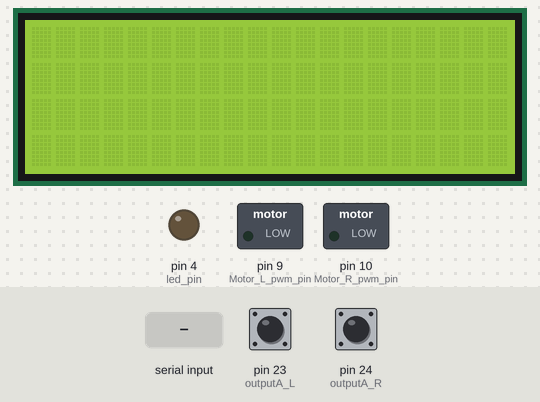
The sketch below on a simulated Arduino Mega 2560, built with avr-gcc and run on an emulated ATmega2560. On the bench: 20×4 character LCD, switched loads named in the sketch (green lamp = pin HIGH), output pins drawn as LEDs (lit = HIGH). The test bench sets the inputs (shaded band); at power-on: pin 23 (outputA_L) HIGH, pin 24 (outputA_R) HIGH. What the sketch prints to the serial monitor is not drawn.

Above: at 1.2 s.
1.3 s: "MOVE:1\n" received over Serial
At 2.5 s:
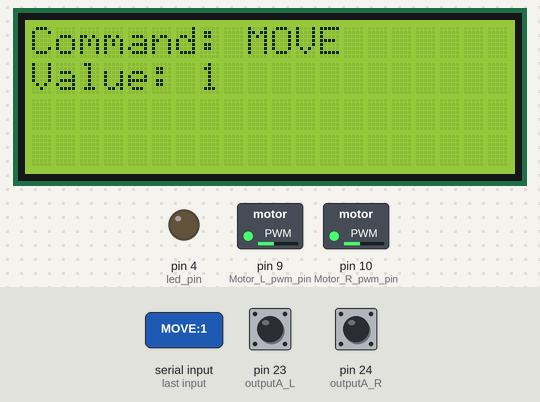
2.8 s: "LED:1\n" received over Serial
At 3.7 s:
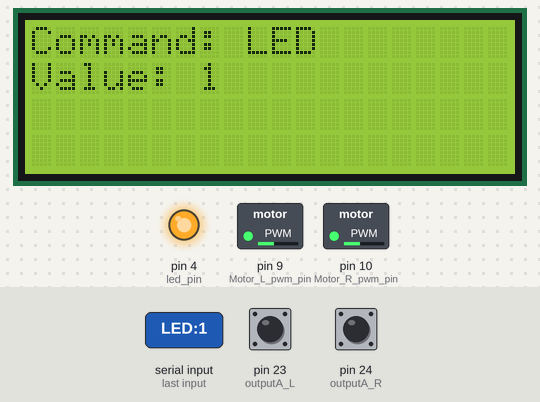
4.3 s: "TURN\n" received over Serial
At 4.8 s:
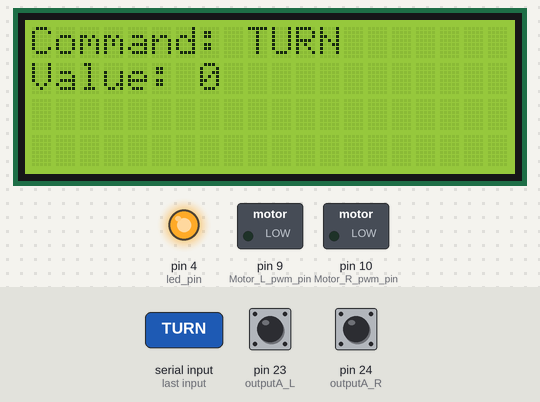
5.8 s: "SPEED:1\n" received over Serial
At 7.0 s:
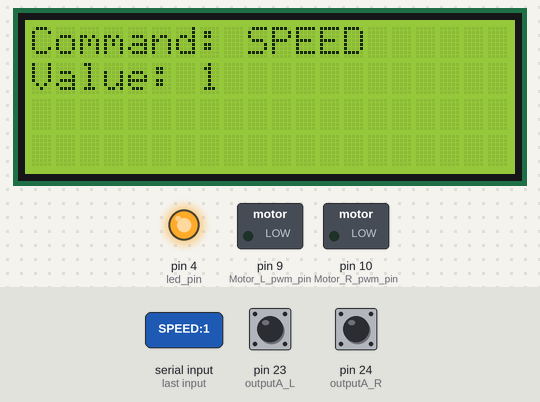
7.3 s: ":\n" received over Serial
At 8.1 s:
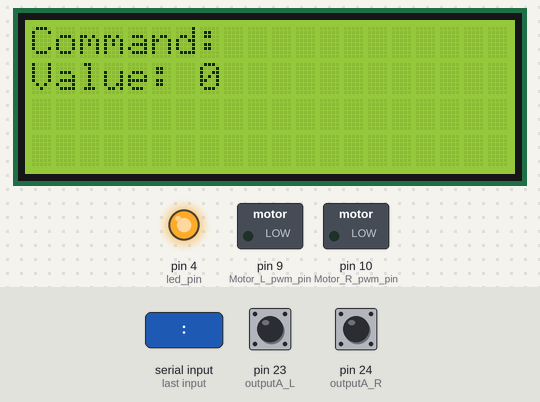
8.8 s: "MOVE:150\n" received over Serial
At 9.6 s:
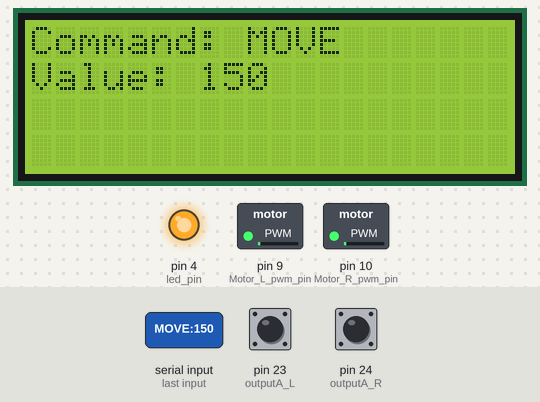
Timing chart, 0 to 11.3 s (numbered marks = the images above; inputs shaded):
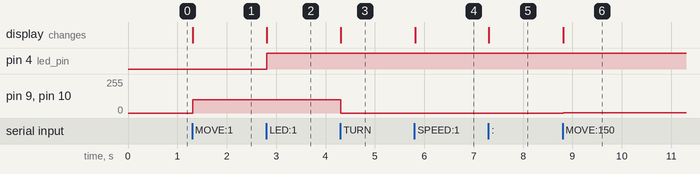

Measured:
- after the input at 1.3 s, pin 9 (Motor_L_pwm_pin), pin 10 (Motor_R_pwm_pin): 0/255 → 100/255 at once; the display: changes at once (image 1)
- after the input at 2.8 s, pin 4 (led_pin): LOW → HIGH at once; the display: changes at once (image 2)
- after the input at 4.3 s, pin 9 (Motor_L_pwm_pin), pin 10 (Motor_R_pwm_pin): 100/255 → 0/255 at once; the display: changes at once (image 3)
- after the input at 5.8 s, the display: changes at once (image 4)
- after the input at 7.3 s, the display: changes at once (image 5)
- after the input at 8.8 s, pin 9 (Motor_L_pwm_pin), pin 10 (Motor_R_pwm_pin): 0/255 → 1/255 at once; the display: changes at once (image 6)

The sketch:

week8ex1_SPEED_3_.ino
```cpp
/*
    LED:ON/OFF
    MOVE:(-50~0)return/(0~50)forward      //distance unit:cm
    TURN:(-180~0)left/(0~180)right        //angular unit:degree
    SPEED:(0-255)
*/
//===============Including and Initializing the LCD library=========================================
#include <LiquidCrystal.h>
const int rs = 37, en = 36, d4 = 35, d5 = 34, d6 = 33, d7 = 32;
LiquidCrystal lcd(rs, en, d4, d5, d6, d7);

//===============Defined constants========================================
#define Motor_L_dir_pin 7
#define Motor_R_dir_pin 8
#define Motor_L_pwm_pin 9
#define Motor_R_pwm_pin 10
#define led_pin 4

// Rotary Encoder Inputs
//------Right motor
#define outputA_R 24  //CLK to D24
#define outputB_R 2   //DT to D2
//------Left motor
#define outputA_L 23  //CLK to D23
#define outputB_L 3   //DT to D3

#define Motor_forward 0
#define Motor_return 1

//===============Setting constants==============================
const float steps_per_cm = 64 / 30.0;         //distance unit:cm
const float steps_per_degree_R = 62 / 90.0;  //angular unit:degree
const float steps_per_degree_L = 157 / 90.0;  //angular unit:degree

//===============Setting variables==============================
String message = "";
String command = "";
int value = 0;

int run_speed = 100;
int forward_or_return = Motor_forward;

int counter_R = 0;  // amount of right encoder pulses
int counter_L = 0;  // amount of left encoder pulses
int currentStateA_R, currentStateA_L, lastStateA_R, lastStateA_L;

void setup() {
  // Set encoder pins as inputs
  pinMode(outputA_R, INPUT);
  pinMode(outputB_R, INPUT);
  pinMode(outputA_L, INPUT);
  pinMode(outputB_L, INPUT);
  pinMode(led_pin, OUTPUT);

  // Read the initial state of outputA
  lastStateA_R = digitalRead(outputA_R);
  lastStateA_L = digitalRead(outputA_L);

  lcd.begin(20, 4);
  // Open serial communications
  Serial.begin(9600);
  while (!Serial) {
    ;  // wait for serial port to connect. Needed for native USB port only
  }
  Serial.println("Write *someCommand:*someValue* to the serial monitor.");
}

void turnRight() {
  digitalWrite(Motor_L_dir_pin, Motor_forward);
  analogWrite(Motor_L_pwm_pin, run_speed);
}
void turnLeft() {
  digitalWrite(Motor_R_dir_pin, Motor_forward);
  analogWrite(Motor_R_pwm_pin, run_speed);
}
void carStop()   {
  analogWrite(Motor_R_pwm_pin, 0);
  analogWrite(Motor_L_pwm_pin, 0);
}
void carRun() {
  digitalWrite(Motor_R_dir_pin, forward_or_return);
  digitalWrite(Motor_L_dir_pin, forward_or_return);
  analogWrite(Motor_L_pwm_pin, run_speed);
  analogWrite(Motor_R_pwm_pin, run_speed);
}

void loop() {
  //===============Read and analyse the input message=================================
  while (Serial.available() > 0) {
    message = Serial.readStringUntil('\n');
    //===============1) get command and value===========================
    command = message.substring(0, message.indexOf(":"));
    value = message.substring(message.indexOf(":") + 1).toInt();

    if (command == "MOVE" || command == "TURN")
      counter_R = counter_L = 0;

    lcd.clear();           // clear the LCD screen for new input
    lcd.setCursor(0, 0);       // print the command on first row
    lcd.print("Command: ");
    lcd.print(command);
    lcd.setCursor(0, 1);       // print the value on second row
    lcd.print("Value: ");
    lcd.println(value);
  }

  //=============== Control the vehicle according to the given command and value ==================
  if (command == "SPEED")           //===============case 1: SPEED:0-255=========
    run_speed = value;
  else if (command == "TURN") {     //===============case 2: TURN:LEFT/RIGHT=====
    if (value > 0 && counter_L < abs(steps_per_degree_L * value))
      turnRight();
    else if (value < 0 && counter_R < abs(steps_per_degree_R * value))
      turnLeft();
    else
      carStop();
  }
  else if (command == "MOVE") {     //===============case 3: MOVE:forward/return==
    // decide the direction to go
    forward_or_return = value > 0 ? Motor_forward : Motor_return;

    if (counter_R < abs(steps_per_cm * value))
      carRun();
    else
      carStop();
  }
  else if (command == "LED")        //===============case 4: LED:0/1===============
    digitalWrite(led_pin, value);// 0->LOW,LED OFF          1->HIGH,LED ON


  //===============Updating the encoder steps==========================================================
  currentStateA_L = digitalRead(outputA_L);
  if (currentStateA_L != lastStateA_L && currentStateA_L == 1) {
    counter_L++;
    Serial.print("Left counter: ");
    Serial.println(counter_L);
  }
  lastStateA_L = currentStateA_L;
  delay(1);

  currentStateA_R = digitalRead(outputA_R);
  if (currentStateA_R != lastStateA_R && currentStateA_R == 1) {
    counter_R++;
    Serial.print("                        || ");
    Serial.print("Right counter: ");
    Serial.println(counter_R);
  }
  lastStateA_R = currentStateA_R;
  delay(1);
}
```
